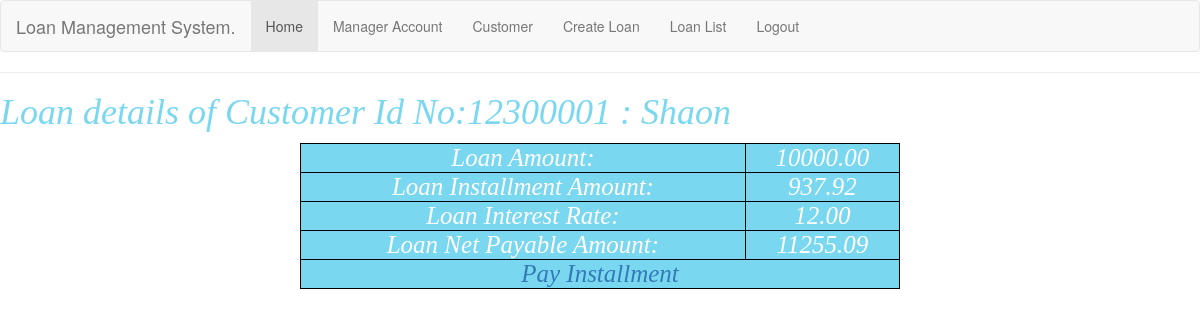
The app's page /customer_loan_details/6/ (signed in) with its own data.
### accounts/models.py (models this page shows, shortened)
class LoanModel(models.Model):
    customer_id = models.ForeignKey(BankCustomer, on_delete=models.CASCADE, blank=True, null=True,)
    loan_amount = models.DecimalField(null=True, blank=True, default=0.0, max_digits=30, decimal_places=2)
    loan_period = models.IntegerField(null=True, blank=True, default=0)
    loan_status = models.BooleanField(default=False)
    loan_installment_amount = models.DecimalField(null=True, blank=True, default=0.0, max_digits=30, decimal_places=2)
    loan_interest_rate = models.DecimalField(null=True, blank=True, default=0.0, max_digits=30, decimal_places=2)
    net_payable_amount = models.DecimalField(null=True, blank=True, default=0.0, max_digits=30, decimal_places=2)
    disbursement_status = models.BooleanField(default=False)
    account_balance = models.DecimalField(null=True, blank=True, default=0.0, max_digits=30, decimal_places=2)

class BankCustomer(models.Model):
    account_no = models.CharField(max_length=150, unique=True, default="")
    full_name = models.CharField(max_length=50, default="", blank=False)
    birth_date = models.DateField(null=True, blank=True)
    email = models.EmailField(unique=True, blank=False)
    contact_no = models.CharField(unique=True, null=True, blank=True, max_length=20)
    Address = models.CharField(max_length=512)
    city = models.CharField(max_length=256)
    country = models.CharField(max_length=256)
    nationality = models.CharField(max_length=256)
    occupation = models.CharField(max_length=256)
    monthly_income = models.CharField(max_length=30)
    def __str__(self):
        return self.account_no + " : " + self.full_name

### accounts/views.py (the view)
# urls.py: path('customer_loan_details/<int:pk>/',CustomerLoanDetail.as_view(), name='customer_loan_details'),
class CustomerLoanDetail(DetailView):
    model = LoanModel
    template_name = 'accounts/customer_loan_details.html'

### accounts/templates/accounts/customer_loan_details.html (shortened to what this page needs)
{% extends 'base.html' %}
{% block content %}
<h2>{{ title }}</h2><hr>
<head>
</head>
<form method="POST" action="{% url 'disburse' pk=object.pk %}" enctype='multipart/form-data'>
    {% if request.user.is_authenticated %}
     {% if object.loan_status %}
    <h1 style="color: #7AD7F0; font-family: times, serif; font-style:italic;">Loan details of Customer Id No:{{object.customer_id}}</h1>
        <table>
        <tr>
            <td>Loan Amount: </td><td>{{object.loan_amount}}</td> </tr>
            <tr><td>Loan Installment Amount: </td><td>{{object.loan_installment_amount}}</td> </tr>
          <tr>  <td>Loan Interest Rate: </td><td>{{object.loan_interest_rate}}</td> </tr>
            <tr><td>Loan Net Payable Amount: </td><td>{{object.net_payable_amount}}</td></tr>
    {% if object.disbursement_status %}
            <tr>
            <td colspan="2"><a href="{% url 'installment' pk=object.pk %}">Pay Installment</a></td> </tr>
    {% else %}
            <tr> <td colspan="2"> <a href="{% url 'disburse' pk=object.pk %}">Disburse Now</a> </td> </tr> </table>
    {% endif %}
    {% else %}
      <h1 style="background-color:#7AD7F0;">Admin Request Pending</h1>
    {% endif %}
     {% endif %}
</form>
{% endblock content %}

### accounts/templates/base.html (style rules this page uses)
table { border-collapse: collapse; background-color: white; width:80% }
table,th,td { border: 1px solid black;margin: 10px auto; text-align: center; }
td { padding: 30px; text-align: center; color: black; background-color:white; }

### accounts/templates/accounts/customer_loan_details.html (style rules this page uses)
table { width: 50%; }
td { background-color:#7AD7F0; color: white; font-family: times, serif; font-style:italic; font-size: 25px; }

### records on screen
LoanModel: customer_id "12300001 : Shaon", loan_amount "10000.00", loan_installment_amount "937.92", loan_interest_rate "12.00", net_payable_amount "11255.09"
